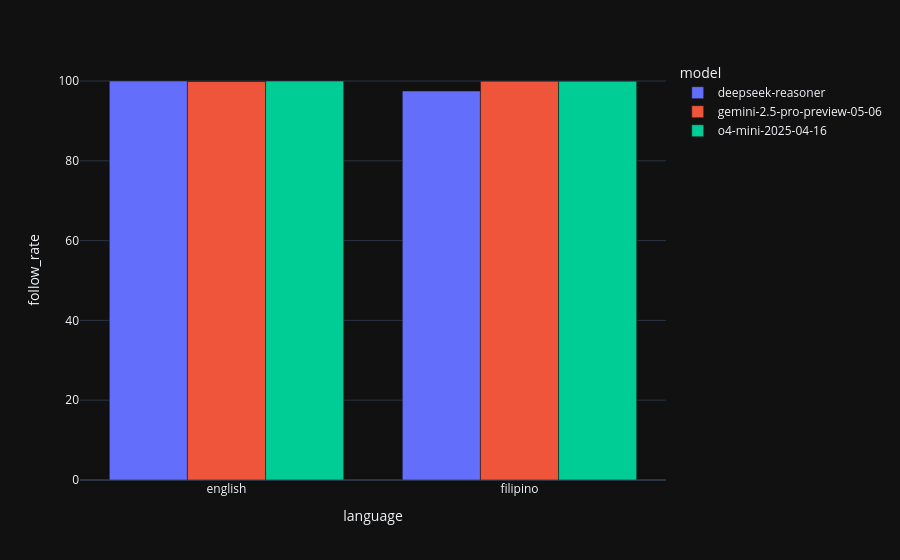

Write notebook code for a chart like this one.
### Markdown cell above
#### Which model is the most obedient?

### Code cell
language_model_follow_rate = (
    df.groupby(['language', 'model'])['is_follow']
    .mean()
    .mul(100)
    .reset_index(name='follow_rate')
    .round(2)
)

fig = px.bar(
    language_model_follow_rate,
    x='language',
    y='follow_rate',
    color='model',
    barmode='group',
)

fig.show()

### Figure 1 — Plotly figure (JSON) as saved in the notebook; plotly's stock layout.template omitted (floating-point values rounded to 4 significant figures)
{"data": [{"alignmentgroup": "True", "hovertemplate": "model=deepseek-reasoner<br>language=%{x}<br>follow_rate=%{y}<extra></extra>", "legendgroup": "deepseek-reasoner", "marker": {"color": "#636efa", "pattern": {"shape": ""}}, "name": "deepseek-reasoner", "offsetgroup": "deepseek-reasoner", "orientation": "v", "showlegend": true, "textposition": "auto", "type": "bar", "x": ["english", "filipino"], "xaxis": "x", "y": [100.0, 97.49], "yaxis": "y"}, {"alignmentgroup": "True", "hovertemplate": "model=gemini-2.5-pro-preview-05-06<br>language=%{x}<br>follow_rate=%{y}<extra></extra>", "legendgroup": "gemini-2.5-pro-preview-05-06", "marker": {"color": "#EF553B", "pattern": {"shape": ""}}, "name": "gemini-2.5-pro-preview-05-06", "offsetgroup": "gemini-2.5-pro-preview-05-06", "orientation": "v", "showlegend": true, "textposition": "auto", "type": "bar", "x": ["english", "filipino"], "xaxis": "x", "y": [99.87, 99.95], "yaxis": "y"}, {"alignmentgroup": "True", "hovertemplate": "model=o4-mini-2025-04-16<br>language=%{x}<br>follow_rate=%{y}<extra></extra>", "legendgroup": "o4-mini-2025-04-16", "marker": {"color": "#00cc96", "pattern": {"shape": ""}}, "name": "o4-mini-2025-04-16", "offsetgroup": "o4-mini-2025-04-16", "orientation": "v", "showlegend": true, "textposition": "auto", "type": "bar", "x": ["english", "filipino"], "xaxis": "x", "y": [100.0, 99.95], "yaxis": "y"}], "layout": {"barmode": "group", "legend": {"title": {"text": "model"}, "tracegroupgap": 0}, "margin": {"t": 60}, "xaxis": {"anchor": "y", "domain": [0, 1], "title": {"text": "language"}}, "yaxis": {"anchor": "x", "domain": [0, 1], "title": {"text": "follow_rate"}}}}
